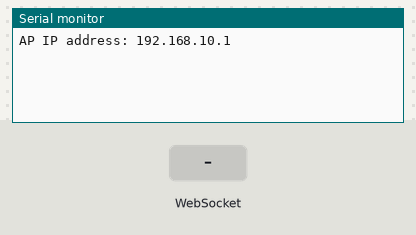
The sketch below on a simulated ESP32. Shown: the last lines printed to the serial monitor. The inputs (shaded band) are chosen by the test bench. Storage starts empty.

Above: at 1.2 s.
1.3 s: WebSocket text "1" received
At 2.5 s:
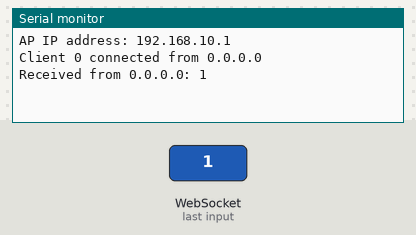
2.8 s: WebSocket text "0" received
At 3.6 s:
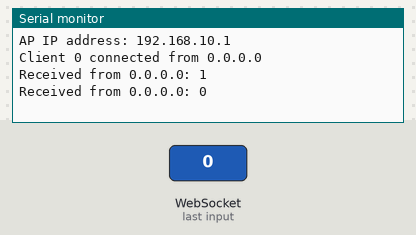

The sketch:

ESP32Chat.ino
```cpp
#include <WiFi.h>
#include <WebServer.h>
#include <WebSocketsServer.h>
#include <FS.h>
#include <SPIFFS.h>

// Access Point credentials
const char *ssid = "ESP32-Chat";
const char *password = "12345678";

WebServer server(80);
WebSocketsServer webSocket = WebSocketsServer(81);

void onMessage(uint8_t num, WStype_t type, uint8_t *payload, size_t length) {
  switch (type) {
    case WStype_CONNECTED: {
      IPAddress ip = webSocket.remoteIP(num);
      Serial.printf("Client %u connected from %s\n", num, ip.toString().c_str());
      webSocket.sendTXT(num, "Welcome to ESP32 Chat!");
      break;
    }

    case WStype_TEXT: {
      IPAddress ip = webSocket.remoteIP(num);
      String msg = String((char *)payload);
      Serial.printf("Received from %s: %s\n", ip.toString().c_str(), msg.c_str());
      webSocket.broadcastTXT("[" + ip.toString() + "]: " + msg);
      break;
    }

    case WStype_DISCONNECTED: {
      Serial.printf("Client %u disconnected\n", num);
      break;
    }

    default:
      break;
  }
}


void setup() {
  Serial.begin(115200);

  // Start file system
  if (!SPIFFS.begin(true)) {
    Serial.println("SPIFFS mount failed");
    return;
  }
  IPAddress local_ip(192, 168, 10, 1);       // Your desired IP
  IPAddress gateway(192, 168, 10, 1);        // Usually same as local_ip in AP mode
  IPAddress subnet(255, 255, 255, 0);        // Standard subnet

  WiFi.softAPConfig(local_ip, gateway, subnet);


  // Set up Access Point
  WiFi.softAP(ssid, password);
  Serial.println("AP IP address: " + WiFi.softAPIP().toString());

  // Serve index.html
  server.on("/", HTTP_GET, []() {
    File file = SPIFFS.open("/index.html", "r");
    server.streamFile(file, "text/html");
    file.close();
  });

  server.begin();
  webSocket.begin();
  webSocket.onEvent(onMessage);
}

void loop() {
  server.handleClient();
  webSocket.loop();
}
```

Measured:
- after the input at 1.3 s, the serial monitor: prints a new line at once (image 1)
- after the input at 2.8 s, the serial monitor: prints a new line at once (image 2)
